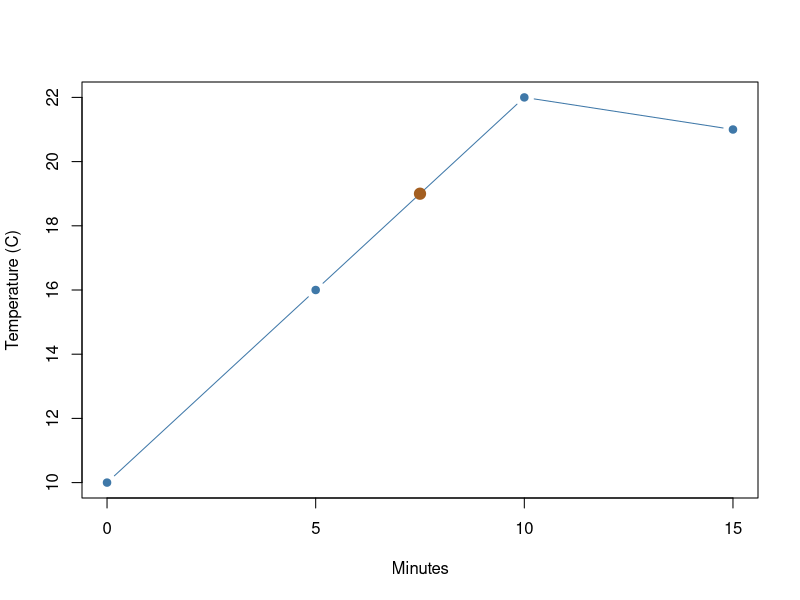

Recreate this plot in R.
## ---- chunk 1
time <- c(0,5,10,15)
temperature <- c(10,16,22,21)
target <- 7.5
stopifnot(target>=min(time),target<=max(time))
print(approx(time,temperature,xout=target))
plot(time,temperature,type="b",pch=19,col="#3F78A8",
     xlab="Minutes",ylab="Temperature (C)")
points(target,approx(time,temperature,xout=target)$y,
       col="#A35E20",pch=19,cex=1.5)
